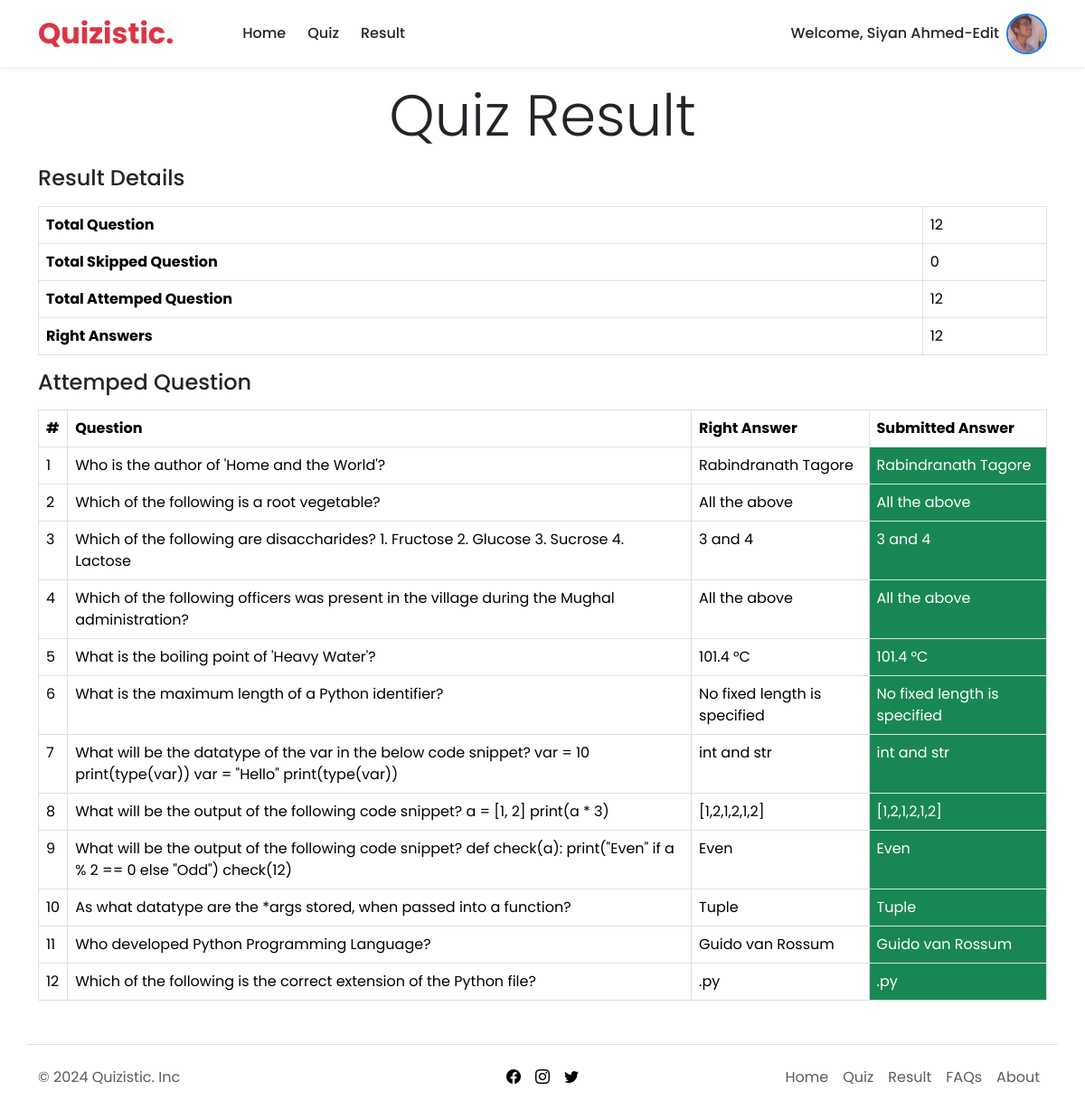
/quiz/result/ (signed in), run on the app's committed database.
### account/models.py (models this page shows, shortened)
class UserProfile(models.Model):
    user = models.OneToOneField(User, related_name='account', on_delete=models.CASCADE)
    profile_image = models.ImageField(upload_to='account/media/uploads/',default='account/media/uploads/user.png', blank = True, null = True)

### quiz/models.py (models this page shows)
class UserAnswerSubmit(models.Model):
    question = models.ForeignKey(Question,on_delete=models.CASCADE)
    user = models.ForeignKey(User,on_delete=models.CASCADE)
    right_ans = models.CharField(max_length = 250)

class Question(models.Model):
    quiz = models.ForeignKey(Quiz, on_delete=models.CASCADE)
    question = models.TextField()
    opt_1= models.CharField(max_length =250)
    opt_2= models.CharField(max_length =250)
    opt_3= models.CharField(max_length =250)
    opt_4= models.CharField(max_length =250)
    time_limit = models.IntegerField()
    right_opt = models.CharField(max_length=100)
    def __str__(self):
        return self.question

### quiz/views.py (the view)
# urls.py: path('result/', views.result, name='result'),
@login_required
def result(request):
    result = models.UserAnswerSubmit.objects.filter(user=request.user)
    skipped = models.UserAnswerSubmit.objects.filter(user=request.user,right_ans='Not Submitted').count()
    attemped = models.UserAnswerSubmit.objects.filter(user=request.user).exclude(right_ans='Not Submitted').count()
    rightAns= 0
    for r in result:
        if r.question.right_opt == r.right_ans:
            rightAns+=1
    return render(request,'quiz_result.html',{'result':result,'skipped':skipped,'attemped':attemped,'rightAns':rightAns})

### quiz/templates/quiz_result.html (shortened to what this page needs)
{% extends 'base.html' %}
{% block content %}
<h1 class="display-3 text-center my-3">Quiz Result </h1>
<h4 class="my-3">Result Details</h4>
<table class="table table-bordered">
    <tr>
        <th>Total Question</th>
        <td>{{result.count}}</td>
    </tr>
    <tr>
        <th>Total Skipped Question</th>
        <td>{{skipped}}</td>
    </tr>
    <tr>
        <th>Total Attemped Question</th>
        <td>{{attemped}}</td>
    </tr>
    <tr>
        <th>Right Answers</th>
        <td>{{rightAns}}</td>
    </tr>
</table>
<h4 class="my-3">Attemped Question</h4>
<table class="table table-bordered">
    <thead>
        <tr>
            <th>#</th>
            <th>Question</th>
            <th>Right Answer</th>
            <th>Submitted Answer</th>
        </tr>
    </thead>
    <tbody>
        {% for r in result %}
        <tr>
            <td>{{ forloop.counter }}</td>
            <td>{{r.question}}</td>
            <td>{{r.question.right_opt}}</td>
            {% if r.question.right_opt == r.right_ans %}
            <td class="bg-success text-white">{{r.right_ans}}</td>
            {% else %}
            <td class="bg-danger text-white">{{r.right_ans}}</td>
            {% endif %}
        </tr>
        {% endfor %}
    </tbody>
</table>
{% endblock %}

### templates/navbar.html (shortened to what this page needs)
{% load static %}
<nav class="navbar navbar-expand-lg shadow-sm ">
    <div class=" container ">
        <a class="navbar-brand text-danger fw-bolder fs-2" href="{% url 'home' %}">Quizistic.</a>
        <div class="collapse navbar-collapse gap-2 " id="navbarNavAltMarkup">
            <div class="navbar-nav  ps-lg-5 item-nav ">
                <a class="btn  btn-outline-dark rounded-0 border-0  fw-medium" aria-current="page"
                    href="{% url 'home' %}">Home</a>
                {% if user.is_authenticated %}
                <a class="btn  btn-outline-dark rounded-0 border-0  fw-medium" aria-current="page"
                    href="{% url 'all_quiz' %}">Quiz</a>
                <a class="btn  btn-outline-dark rounded-0 border-0  fw-medium" aria-current="page"
                    href="{% url 'result' %}">Result</a>
                {% endif %}
            </div>
            <div class="navbar-nav  item-nav gap-2 ms-lg-auto 2 align-items-center ">
                {% if user.is_authenticated %}
                <div class="fw-medium ">Welcome, {{ request.user.first_name }} {{ request.user.last_name }} </div>
                <div class="btn-group dropstart" data-bs-hover="dropdown">
                    <button type=" button" class="btn px-0 border-0 rounded-0" data-bs-toggle="dropdown">
                        {% if user.account.profile_image and user.account.profile_image.url %}
                        <img src="{{ user.account.profile_image.url }}" class="profile-pic" alt="Profile Pic"
                            style="border-radius: 50%; height: 45px; width: 45px; object-fit: cover; object-position: 50% 20%; border: 2px solid #1877f2;">
                        {% else %}
                        <img src="{% static 'images/default.png' %}" class="profile-pic" alt="Default Profile Pic"
                            style="border-radius: 50%; height: 45px; width: 45px; object-fit: cover; object-position: 50% 20%; border: 2px solid #1877f2;">
                        {% endif %}
                    </button>
                </div>
                {% else%}
                <a href=" {% url 'register' %}" class="btn btn-outline-danger rounded-0">Sign Up</a>
                <a href="{% url 'login' %}" class="btn btn-danger rounded-0">Login</a>
                {% endif %}
            </div>
        </div>
    </div>
</nav>

### static/css/style.css (style rules this page uses)
body { font-family: poppins; }
.profile-pic { width: 50px; height: 50px; border-radius: 50%; }

### data on the page
UserAnswerSubmit: question "Who is the author of 'Home and the World'?", question.right_opt "Rabindranath Tagore", right_ans "Rabindranath Tagore"
UserAnswerSubmit: question "Which of the following is a root vegetable?", question.right_opt "All the above", right_ans "All the above"
UserAnswerSubmit: question "Which of the following are disaccharides? 1. Fructose 2. Glucose 3. Sucrose 4. Lactose", question.right_opt "3 and 4", right_ans "3 and 4"
UserAnswerSubmit: question "Which of the following officers was present in the village during the Mughal administration?", question.right_opt "All the above", right_ans "All the above"
UserAnswerSubmit: question "What is the boiling point of 'Heavy Water'?", question.right_opt "101.4 °C", right_ans "101.4 °C"
UserAnswerSubmit: question "What is the maximum length of a Python identifier?", question.right_opt "No fixed length is specified", right_ans "No fixed length is specified"
UserAnswerSubmit: question "What will be the datatype of the var in the below code snippet? var = 10 print(type(var)) var = \"Hello\" print(type(var))", question.right_opt "int and str", right_ans "int and str"
UserAnswerSubmit: question "What will be the output of the following code snippet? a = [1, 2] print(a * 3)", question.right_opt "[1,2,1,2,1,2]", right_ans "[1,2,1,2,1,2]"
UserAnswerSubmit: question "What will be the output of the following code snippet? def check(a): print(\"Even\" if a % 2 == 0 else \"Odd\") check(12)", question.right_opt "Even", right_ans "Even"
UserAnswerSubmit: question "As what datatype are the *args stored, when passed into a function?", question.right_opt "Tuple", right_ans "Tuple"
UserAnswerSubmit: question "Who developed Python Programming Language?", question.right_opt "Guido van Rossum", right_ans "Guido van Rossum"
UserAnswerSubmit: question "Which of the following is the correct extension of the Python file?", question.right_opt ".py", right_ans ".py"

### other printed values
{{ request.user.first_name }} "Siyan"
{{ request.user.last_name }} "Ahmed-Edit"
{{ result.count }} "12"
{{ skipped }} "0"
{{ attemped }} "12"
{{ rightAns }} "12"
